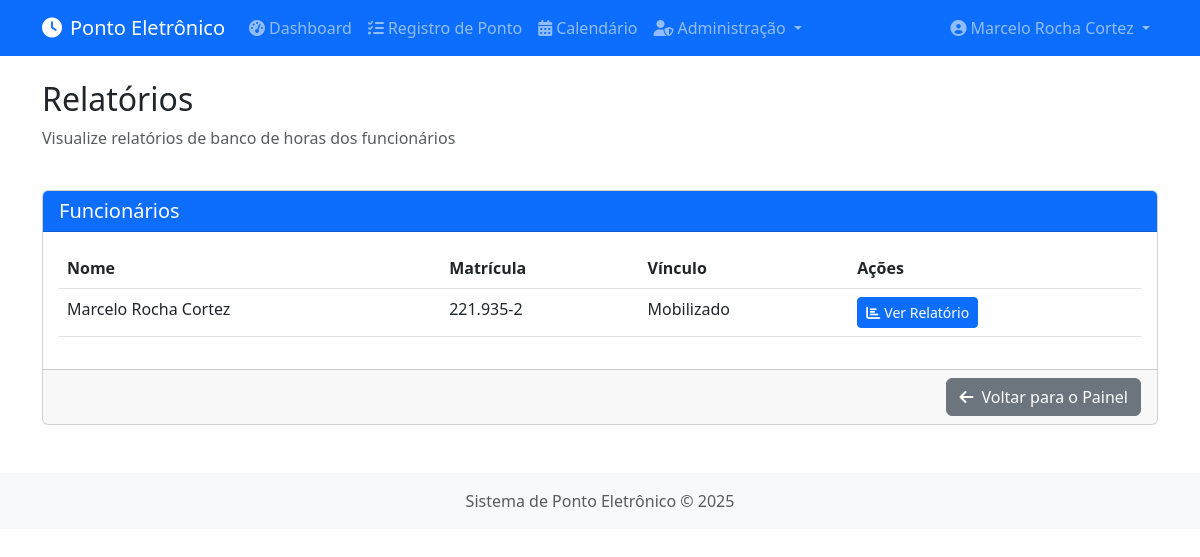
Page /admin/relatorios (signed in) on the committed database.
### app/models/user.py (models this page shows, shortened)
class User(db.Model, UserMixin):
    __tablename__ = 'users'
    id = db.Column(db.Integer, primary_key=True)
    name = db.Column(db.String(100), nullable=False)
    email = db.Column(db.String(100), unique=True, nullable=False)
    matricula = db.Column(db.String(20), unique=True, nullable=False)
    cargo = db.Column(db.String(100), nullable=False)
    uf = db.Column(db.String(2), nullable=False)
    telefone = db.Column(db.String(20), nullable=False)
    vinculo = db.Column(db.String(50), nullable=False)
    foto_path = db.Column(db.String(255), nullable=False)
    password_hash = db.Column(db.String(128))
    is_admin = db.Column(db.Boolean, default=False)
    data_cadastro = db.Column(db.DateTime, default=datetime.utcnow)
    pontos = db.relationship('Ponto', backref='user', lazy=True)

### app/controllers/admin.py (the view)
@admin.route('/relatorios')
@login_required
def relatorios():
    usuarios = User.query.all()
    return render_template('admin/relatorios.html', usuarios=usuarios)

### app/controllers/admin.py (called while the page is built)
@admin.before_request
def check_admin():
    if not current_user.is_authenticated or not current_user.is_admin:
        flash('Acesso restrito a administradores', 'danger')
        return redirect(url_for('main.dashboard'))

### app/models/user.py (called while the page is built)
@login_manager.user_loader
def load_user(user_id):
    return User.query.get(int(user_id))

### app/templates/admin/relatorios.html (shortened to what this page needs)
{% extends 'base.html' %}
{% block content %}
<div class="row mb-4">
    <div class="col-md-12">
        <h2>Relatórios</h2>
        <p class="text-muted">Visualize relatórios de banco de horas dos funcionários</p>
    </div>
</div>
<div class="row">
    <div class="col-md-12">
        <div class="card">
            <div class="card-header bg-primary text-white">
                <h5 class="mb-0">Funcionários</h5>
            </div>
            <div class="card-body">
                <div class="table-responsive">
                    <table class="table table-hover">
                        <thead>
                            <tr>
                                <th>Nome</th>
                                <th>Matrícula</th>
                                <th>Vínculo</th>
                                <th>Ações</th>
                            </tr>
                        </thead>
                        <tbody>
                            {% for usuario in usuarios %}
                            <tr>
                                <td>{{ usuario.name }}</td>
                                <td>{{ usuario.matricula }}</td>
                                <td>{{ usuario.vinculo }}</td>
                                <td>
                                    <a href="{{ url_for('admin.relatorio_usuario', user_id=usuario.id) }}" class="btn btn-sm btn-primary">
                                        <i class="fas fa-chart-bar me-1"></i>Ver Relatório
                                    </a>
                                </td>
                            </tr>
                            {% else %}
                            <tr>
                                <td colspan="4" class="text-center">Nenhum funcionário cadastrado</td>
                            </tr>
                            {% endfor %}
                        </tbody>
                    </table>
                </div>
            </div>
            <div class="card-footer text-end">
                <a href="{{ url_for('admin.index') }}" class="btn btn-secondary">
                    <i class="fas fa-arrow-left me-2"></i>Voltar para o Painel
                </a>
            </div>
        </div>
    </div>
</div>
{% endblock %}

### app/templates/base.html (shortened to what this page needs)
<!DOCTYPE html>
<html lang="pt-br">
<head>
    <link href="https://cdn.jsdelivr.net/npm/bootstrap@5.3.0-alpha1/dist/css/bootstrap.min.css" rel="stylesheet">
    <link rel="stylesheet" href="https://cdnjs.cloudflare.com/ajax/libs/font-awesome/6.0.0/css/all.min.css">
    <link rel="stylesheet" href="{{ url_for('static', filename='css/style.css') }}">
</head>
<body>
    {% if current_user.is_authenticated %}
    <nav class="navbar navbar-expand-lg navbar-dark bg-primary">
        <div class="container">
            <a class="navbar-brand" href="{{ url_for('main.dashboard') }}">
                <i class="fas fa-clock me-2"></i>Ponto Eletrônico
            </a>
            <div class="collapse navbar-collapse" id="navbarNav">
                <ul class="navbar-nav me-auto">
                    <li class="nav-item">
                        <a class="nav-link" href="{{ url_for('main.dashboard') }}">
                            <i class="fas fa-tachometer-alt me-1"></i>Dashboard
                        </a>
                    </li>
                    <li class="nav-item">
                        <a class="nav-link" href="{{ url_for('main.registrar_multiplo_ponto') }}">
                            <i class="fas fa-tasks me-1"></i>Registro de Ponto
                        </a>
                    </li>
                    <li class="nav-item">
                        <a class="nav-link" href="{{ url_for('main.calendario') }}">
                            <i class="fas fa-calendar-alt me-1"></i>Calendário
                        </a>
                    </li>
                    {% if current_user.is_admin %}
                    <li class="nav-item dropdown">
                        <a class="nav-link dropdown-toggle" href="#" id="adminDropdown" role="button" data-bs-toggle="dropdown">
                            <i class="fas fa-user-shield me-1"></i>Administração
                        </a>
                    </li>
                    {% endif %}
                </ul>
                <ul class="navbar-nav">
                    <li class="nav-item dropdown">
                        <a class="nav-link dropdown-toggle" href="#" id="userDropdown" role="button" data-bs-toggle="dropdown">
                            <i class="fas fa-user-circle me-1"></i>{{ current_user.name }}
                        </a>
                    </li>
                </ul>
            </div>
        </div>
    </nav>
    {% endif %}
    <div class="container mt-4">
        {% block content %}{% endblock %}
    </div>
    <footer class="footer mt-5 py-3 bg-light">
        <div class="container text-center">
            <span class="text-muted">Sistema de Ponto Eletrônico &copy; 2025</span>
        </div>
    </footer>
</body>
</html>

### app/static/css/style.css (style rules this page uses)
body { min-height: 100vh; display: flex; flex-direction: column; }
.footer { margin-top: auto; }

### rows in the picture
User: name "Marcelo Rocha Cortez", matricula "221.935-2", vinculo "Mobilizado"
